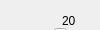
      <widget class="QWidget" name="cyan_page">
       <property name="geometry">
        <rect>
         <x>0</x>
         <y>0</y>
         <width>100</width>
         <height>30</height>
        </rect>
       </property>
       <attribute name="label">
        <string>Cyan</string>
       </attribute>
       <widget class="QSlider" name="cyan_min_val_slider">
        <property name="geometry">
         <rect>
          <x>31</x>
          <y>160</y>
          <width>220</width>
          <height>29</height>
         </rect>
        </property>
        <property name="maximum">
         <number>255</number>
        </property>
        <property name="value">
         <number>255</number>
        </property>
        <property name="orientation">
         <enum>Qt::Horizontal</enum>
        </property>
       </widget>
       <widget class="QSlider" name="cyan_max_val_slider">
        <property name="geometry">
         <rect>
          <x>31</x>
          <y>181</y>
          <width>220</width>
          <height>29</height>
         </rect>
        </property>
        <property name="maximum">
         <number>255</number>
        </property>
        <property name="value">
         <number>255</number>
        </property>
        <property name="orientation">
         <enum>Qt::Horizontal</enum>
        </property>
       </widget>
       <widget class="QLabel" name="cyan_val_label">
        <property name="geometry">
         <rect>
          <x>115</x>
          <y>150</y>
          <width>41</width>
          <height>17</height>
         </rect>
        </property>
        <property name="text">
         <string>&lt; Val &lt;</string>
        </property>
       </widget>
       <widget class="QLabel" name="cyan_min_hue_label">
        <property name="geometry">
         <rect>
          <x>62</x>
          <y>12</y>
          <width>41</width>
          <height>17</height>
         </rect>
        </property>
        <property name="text">
         <string>20</string>
        </property>
       </widget>
       <widget class="QSlider" name="cyan_max_hue_slider">
        <property name="geometry">
         <rect>
          <x>30</x>
          <y>41</y>
          <width>220</width>
          <height>29</height>
         </rect>
        </property>
        <property name="maximum">
         <number>180</number>
        </property>
        <property name="value">
         <number>23</number>
        </property>
        <property name="orientation">
         <enum>Qt::Horizontal</enum>
        </property>
       </widget>
       <widget class="QLabel" name="cyan_hue_label">
        <property name="geometry">
         <rect>
          <x>114</x>
          <y>10</y>
          <width>41</width>
          <height>17</height>
         </rect>
        </property>
        <property name="text">
         <string>&lt; Hue &lt;</string>
        </property>
       </widget>
       <widget class="QLabel" name="cyan_max_sat_label">
        <property name="geometry">
         <rect>
          <x>174</x>
          <y>73</y>
          <width>41</width>
          <height>17</height>
         </rect>
        </property>
        <property name="text">
         <string>222</string>
        </property>
       </widget>
       <widget class="QSlider" name="cyan_max_sat_slider">
        <property name="geometry">
         <rect>
          <x>30</x>
          <y>103</y>
          <width>220</width>
          <height>29</height>
         </rect>
        </property>
        <property name="maximum">
         <number>255</number>
        </property>
        <property name="value">
         <number>222</number>
        </property>
        <property name="orientation">
         <enum>Qt::Horizontal</enum>
        </property>
       </widget>
       <widget class="QLabel" name="cyan_min_sat_label">
        <property name="geometry">
         <rect>
          <x>62</x>
          <y>74</y>
          <width>41</width>
          <height>17</height>
         </rect>
        </property>
        <property name="text">
         <string>200</string>
        </property>
       </widget>
       <widget class="QLabel" name="cyan_sat_label">
        <property name="geometry">
         <rect>
          <x>114</x>
          <y>72</y>
          <width>41</width>
          <height>17</height>
         </rect>
        </property>
        <property name="text">
         <string>&lt; Sat &lt;</string>
        </property>
       </widget>
       <widget class="QLabel" name="cyan_max_hue_label">
        <property name="geometry">
         <rect>
          <x>174</x>
          <y>11</y>
          <width>41</width>
          <height>17</height>
         </rect>
        </property>
        <property name="text">
         <string>23</string>
        </property>
       </widget>
       <widget class="QLabel" name="cyan_max_val_label">
        <property name="geometry">
         <rect>
          <x>174</x>
          <y>151</y>
          <width>41</width>
          <height>17</height>
         </rect>
        </property>
        <property name="text">
         <string>255</string>
        </property>
       </widget>
       <widget class="QSlider" name="cyan_min_sat_slider">
        <property name="geometry">
         <rect>
          <x>30</x>
          <y>82</y>
          <width>220</width>
          <height>29</height>
         </rect>
        </property>
        <property name="maximum">
         <number>255</number>
        </property>
        <property name="value">
         <number>200</number>
        </property>
        <property name="orientation">
         <enum>Qt::Horizontal</enum>
        </property>
       </widget>
       <widget class="QLabel" name="cyan_min_val_label">
        <property name="geometry">
         <rect>
          <x>63</x>
          <y>152</y>
          <width>41</width>
          <height>17</height>
         </rect>
        </property>
        <property name="text">
         <string>255</string>
        </property>
       </widget>
       <widget class="QSlider" name="cyan_min_hue_slider">
        <property name="geometry">
         <rect>
          <x>30</x>
          <y>20</y>
          <width>220</width>
          <height>29</height>
         </rect>
        </property>
        <property name="maximum">
         <number>180</number>
        </property>
        <property name="value">
         <number>20</number>
        </property>
        <property name="orientation">
         <enum>Qt::Horizontal</enum>
        </property>
       </widget>
      </widget>
